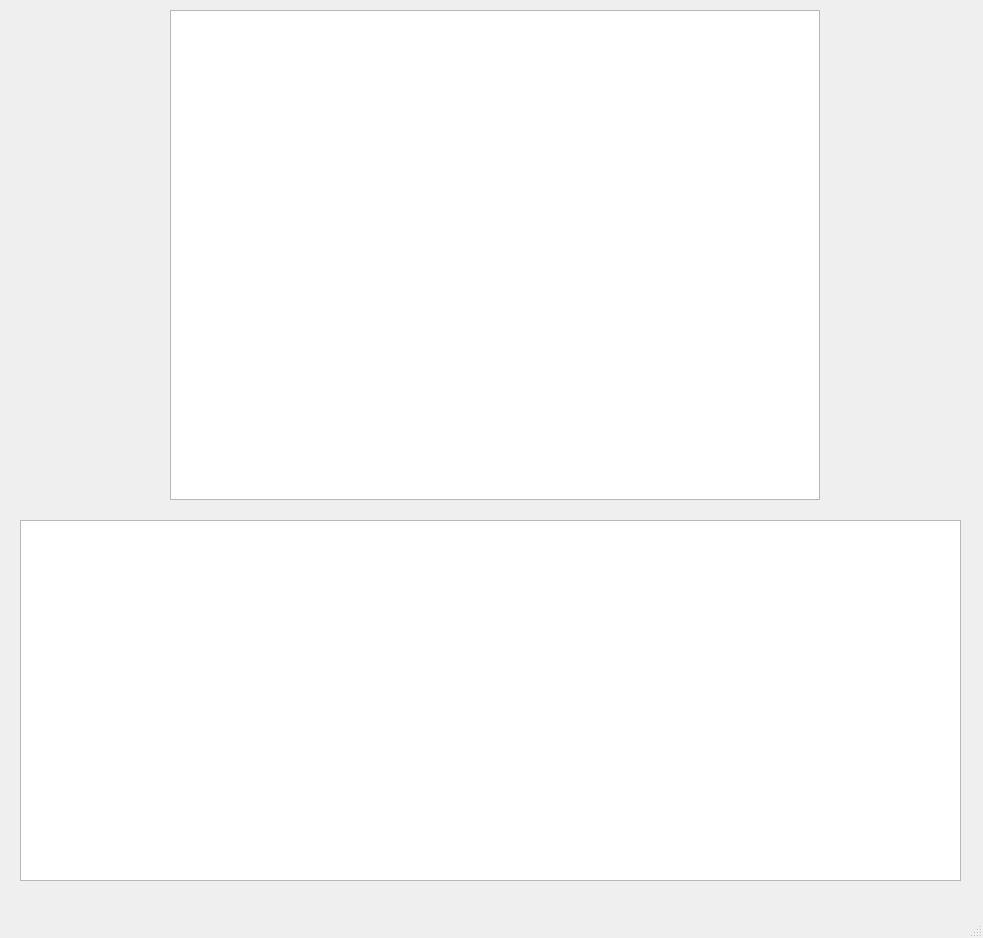
<?xml version="1.0" encoding="UTF-8"?>
<ui version="4.0">
 <class>MainWindow</class>
 <widget class="QMainWindow" name="MainWindow">
  <property name="geometry">
   <rect>
    <x>0</x>
    <y>0</y>
    <width>983</width>
    <height>938</height>
   </rect>
  </property>
  <property name="windowTitle">
   <string>MainWindow</string>
  </property>
  <widget class="QWidget" name="centralwidget">
   <widget class="QTextEdit" name="terminal">
    <property name="geometry">
     <rect>
      <x>20</x>
      <y>520</y>
      <width>941</width>
      <height>361</height>
     </rect>
    </property>
    <property name="palette">
     <palette>
      <active>
       <colorrole role="WindowText">
        <brush brushstyle="SolidPattern">
         <color alpha="255">
          <red>0</red>
          <green>68</green>
          <blue>0</blue>
         </color>
        </brush>
       </colorrole>
       <colorrole role="Shadow">
        <brush brushstyle="SolidPattern">
         <color alpha="255">
          <red>34</red>
          <green>220</green>
          <blue>10</blue>
         </color>
        </brush>
       </colorrole>
      </active>
      <inactive>
       <colorrole role="WindowText">
        <brush brushstyle="SolidPattern">
         <color alpha="255">
          <red>0</red>
          <green>68</green>
          <blue>0</blue>
         </color>
        </brush>
       </colorrole>
       <colorrole role="Shadow">
        <brush brushstyle="SolidPattern">
         <color alpha="255">
          <red>34</red>
          <green>220</green>
          <blue>10</blue>
         </color>
        </brush>
       </colorrole>
      </inactive>
      <disabled>
       <colorrole role="Shadow">
        <brush brushstyle="SolidPattern">
         <color alpha="255">
          <red>34</red>
          <green>220</green>
          <blue>10</blue>
         </color>
        </brush>
       </colorrole>
      </disabled>
     </palette>
    </property>
    <property name="font">
     <font>
      <pointsize>14</pointsize>
     </font>
    </property>
    <property name="styleSheet">
     <string notr="true"/>
    </property>
    <property name="frameShape">
     <enum>QFrame::StyledPanel</enum>
    </property>
   </widget>
   <widget class="QTableWidget" name="tableImage">
    <property name="geometry">
     <rect>
      <x>170</x>
      <y>10</y>
      <width>650</width>
      <height>490</height>
     </rect>
    </property>
   </widget>
  </widget>
  <widget class="QMenuBar" name="menubar">
   <property name="geometry">
    <rect>
     <x>0</x>
     <y>0</y>
     <width>983</width>
     <height>26</height>
    </rect>
   </property>
  </widget>
  <widget class="QStatusBar" name="statusbar"/>
 </widget>
 <resources/>
 <connections/>
</ui>
